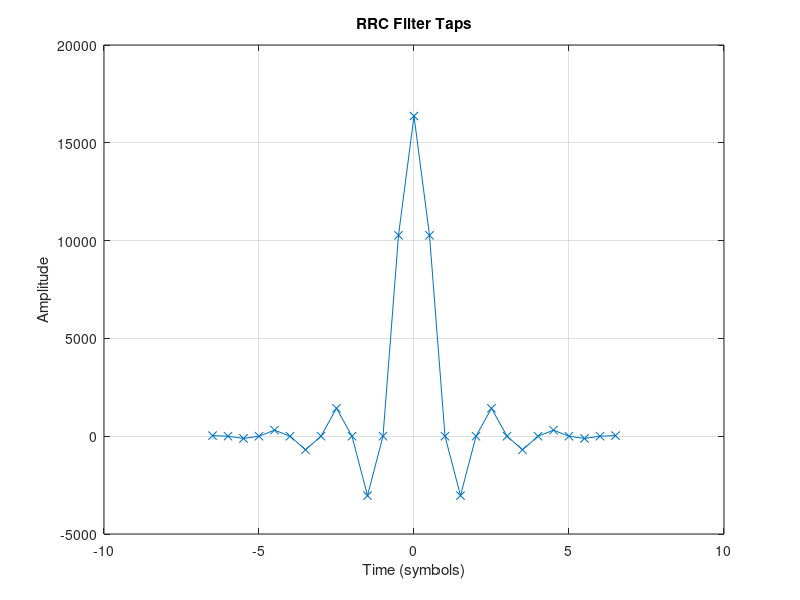
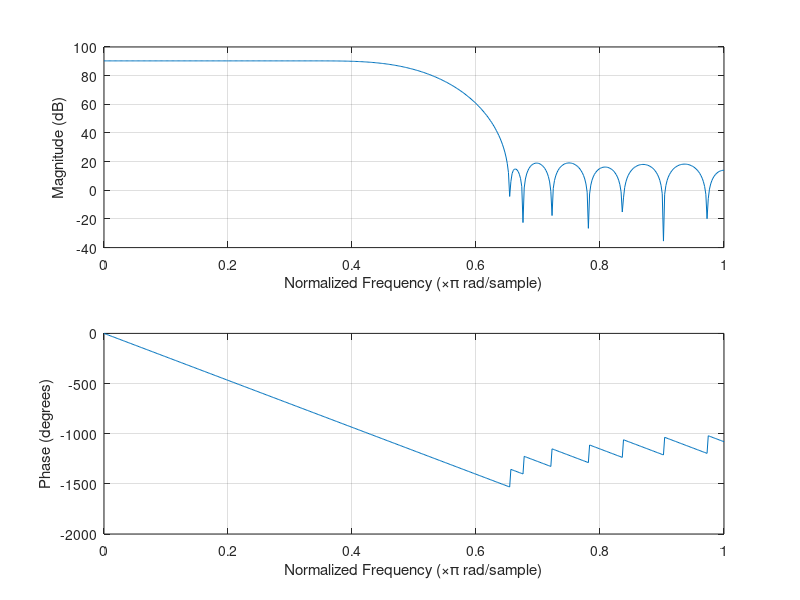

MATLAB code for these plots, in order:
clear all; clc;

hpulse = [30, 0, -115, 0, 309, 0, -693, 0, 1426, 0, -3038, 0, 10268, 16369, 10268, 0, -3038, 0, 1426, 0, -693, 0, 309, 0, -115, 0, 30];

for k = 1:length(hpulse)
  fprintf('%6d, ', hpulse(k))
  if mod(k, 4) == 0
    fprintf('\n')
  endif
endfor

sps = 2;
ntaps = length(hpulse);
st = [-floor(ntaps/2):floor(ntaps/2)] / sps;  % symbol time


figure(1);
plot(st, hpulse, 'x-');
xlabel("Time (symbols)");
ylabel("Amplitude");
title("RRC Filter Taps");
grid on;

figure(2)
freqz(hpulse)
